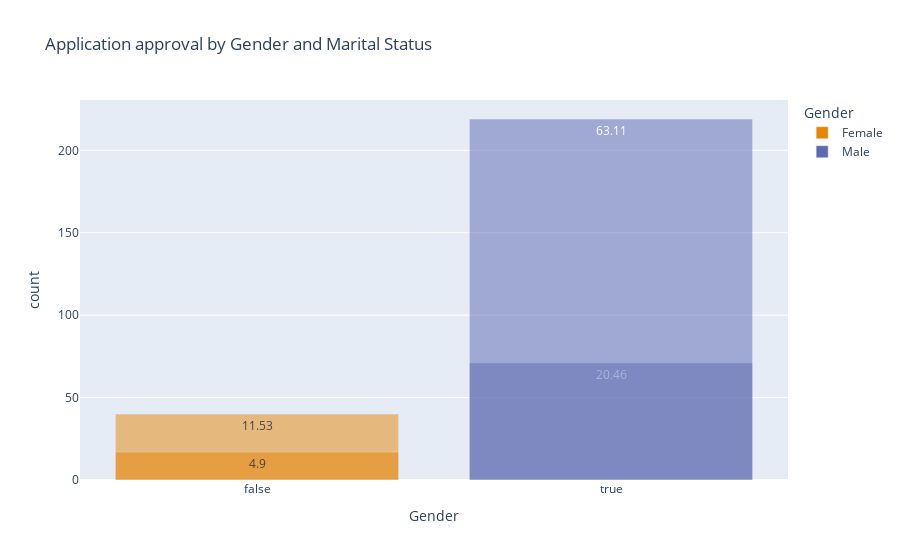

Notebook cell for this chart:
### Code cell
#Find the percentage of rejection for married male applicants.
import plotly.graph_objects as go

import numpy as np
#male = np.logical_and(df1['Gender']=='Male', df1['Married'=='Y'], df1['Application_Status']=='Y' )

male = df1.groupby(['Gender', 'Married'])['Application_Status'].apply(lambda x: (x=='Y').sum()).reset_index(name='count')
#& df1[df1['Application_Status']=='Y']

#d = pd.DataFrame(np.extract(male==True, male), np.extract(male==False, male) )


fig = px.bar(
    x=male['Gender']=='Male', 
    y=male['count'], 
    color=male['Gender'], 
    title="Application approval by Gender and Marital Status",
    color_discrete_sequence=px.colors.qualitative.Vivid,
    labels={
        'x': "Gender",
        'y': "Count"
    },
    data_frame=male,
    text=round(male['count']/male['count'].sum()*100, 2),
    barmode='overlay'

)

"""trace2= px.bar(
    x=male['Gender']=='Female', 
    y=male['count'], 
    color=male['Married'], 
    title="Application approval by Gender and Marital Status",
    color_discrete_sequence=px.colors.qualitative.Vivid,
    labels={
        'x': "Married",
        'y': "Count"
    }
    ,barmode='overlay'

)
fig.add_trace(trace2.data[0])"""
fig.show()

male.head()

### Figure 1 — Plotly figure (JSON) as saved in the notebook; plotly's stock layout.template omitted (floating-point values rounded to 4 significant figures)
{"data": [{"alignmentgroup": "True", "hovertemplate": "Gender=%{x}<br>count=%{y}<br>text=%{text}<extra></extra>", "legendgroup": "Female", "marker": {"color": "rgb(229, 134, 6)", "opacity": 0.5, "pattern": {"shape": ""}}, "name": "Female", "offsetgroup": "Female", "orientation": "v", "showlegend": true, "text": [11.53, 4.9], "textposition": "auto", "type": "bar", "x": [false, false], "xaxis": "x", "y": [40, 17], "yaxis": "y"}, {"alignmentgroup": "True", "hovertemplate": "Gender=%{x}<br>count=%{y}<br>text=%{text}<extra></extra>", "legendgroup": "Male", "marker": {"color": "rgb(93, 105, 177)", "opacity": 0.5, "pattern": {"shape": ""}}, "name": "Male", "offsetgroup": "Male", "orientation": "v", "showlegend": true, "text": [20.46, 63.11], "textposition": "auto", "type": "bar", "x": [true, true], "xaxis": "x", "y": [71, 219], "yaxis": "y"}], "layout": {"barmode": "overlay", "legend": {"title": {"text": "Gender"}, "tracegroupgap": 0}, "title": {"text": "Application approval by Gender and Marital Status"}, "xaxis": {"anchor": "y", "domain": [0, 1], "title": {"text": "Gender"}}, "yaxis": {"anchor": "x", "domain": [0, 1], "title": {"text": "count"}}}}
